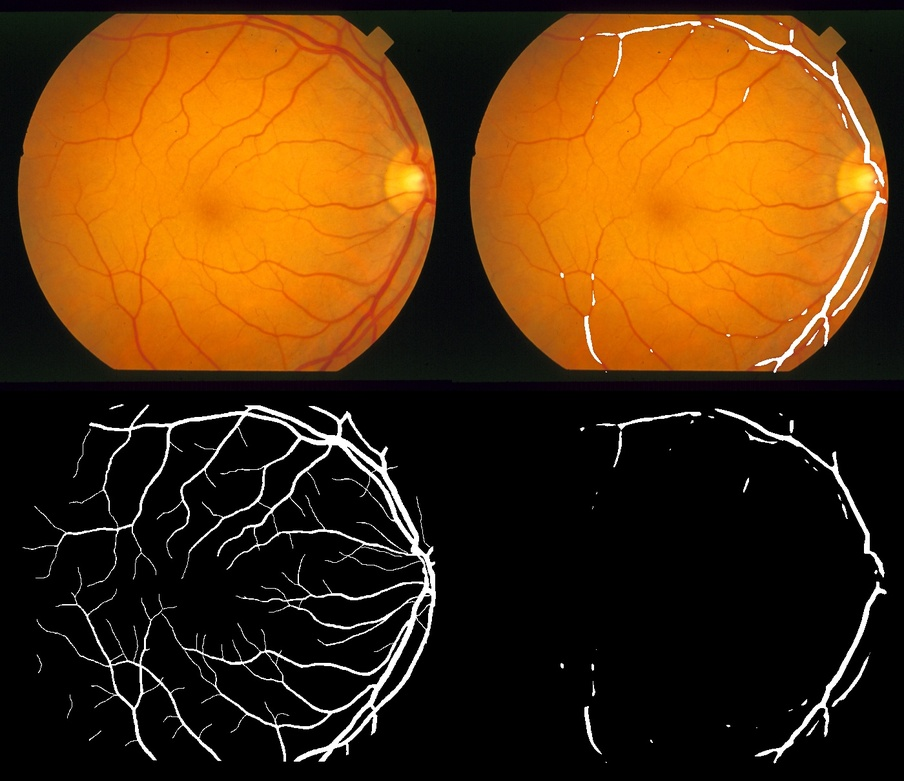
#> input picture comparison2017-06-25T22:28:14.116881.jpg, 904 x 781 px, shrunk from 1400 x 1210 before the run
$ python processing.py comparison2017-06-25T22:28:14.116881.jpg
#> lines starting #> are read from the running program, lines starting #| are printed output that depends on the picture; after the words box and inside, x2 and y2 are one past the last pixel; in counts of white or black regions, pixels touching at a corner belong together
### utils.py
from argparse import ArgumentTypeError
from os.path import exists, isdir

from cv2 import copyMakeBorder, BORDER_CONSTANT
import numpy as np

BLACK = np.array([0, 0, 0])
WHITE = np.array([255, 255, 255])


# [8 lines left out: function add_black_border, not called in this run]


def existing_file(filename):
#> in main, image is the input picture: shape (781, 904, 3); mean B, G, R 13.1, 52, 88.8
    if not exists(filename):
        raise ArgumentTypeError('{} is not an existing file'.format(filename))
    return filename


# [4 lines left out: function existing_directory, not called in this run]

### processing.py
#!/usr/bin/env python3
'''
Try predicting the image with traditional file processing methods
'''
from argparse import ArgumentParser
from datetime import datetime

from cv2 import (createCLAHE, cvtColor, GaussianBlur, morphologyEx, imread,
                 imwrite, adaptiveThreshold, COLOR_BGR2GRAY, MORPH_OPEN,
                 ADAPTIVE_THRESH_GAUSSIAN_C, THRESH_BINARY)
import numpy as np

from utils import existing_file

KERNEL = np.ones((5, 5), np.uint8)
GAUSS_SIGMA = 5
GAUSS_SIZE = (7, 7)
clahe = createCLAHE(clipLimit=2.5, tileGridSize=(5, 5))


def process_image(image):
    '''Standard CLAHE/adaptive thresholding'''
    image = cvtColor(image, COLOR_BGR2GRAY)
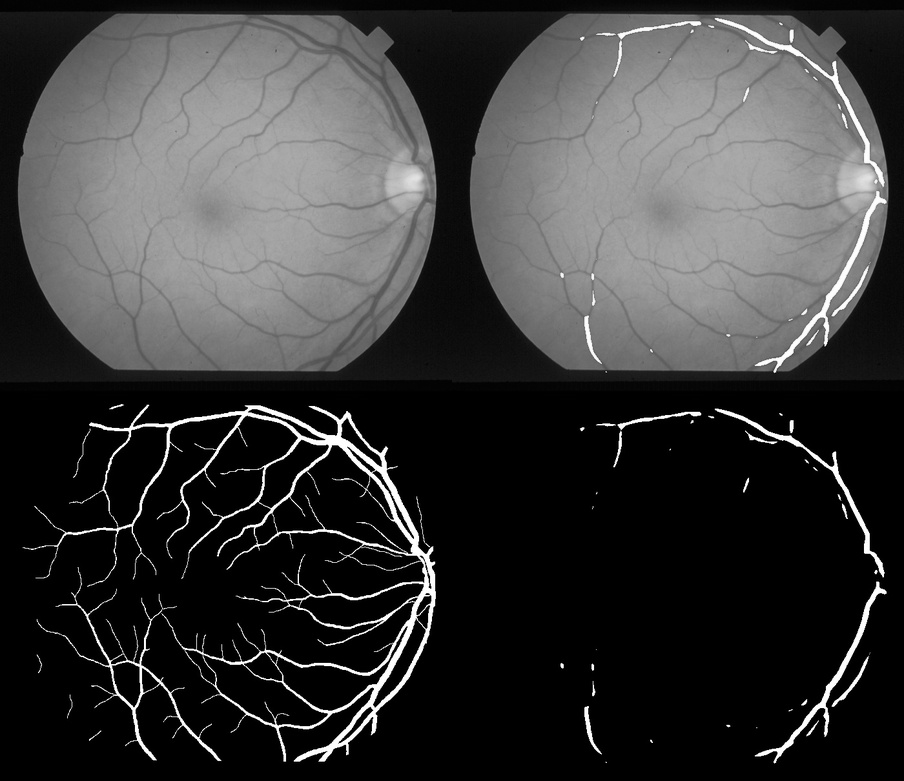
#> image: shape (781, 904); min 0, max 255, mean 58.6
    image = GaussianBlur(image, GAUSS_SIZE, GAUSS_SIGMA)
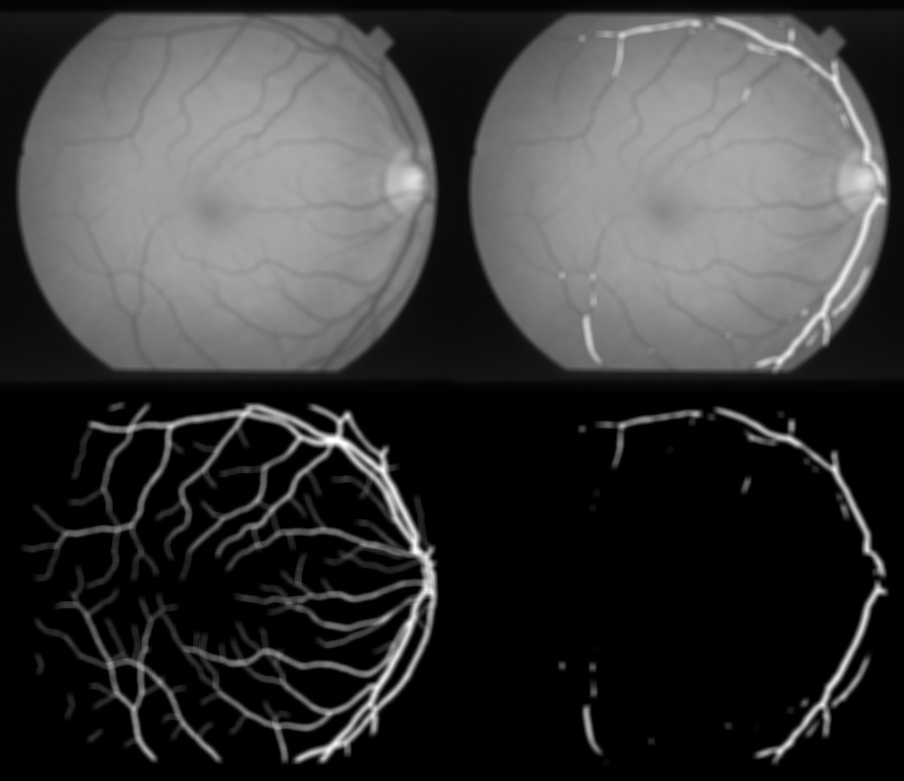
#> image: shape (781, 904); min 0, max 254, mean 58.5

    image = clahe.apply(image)
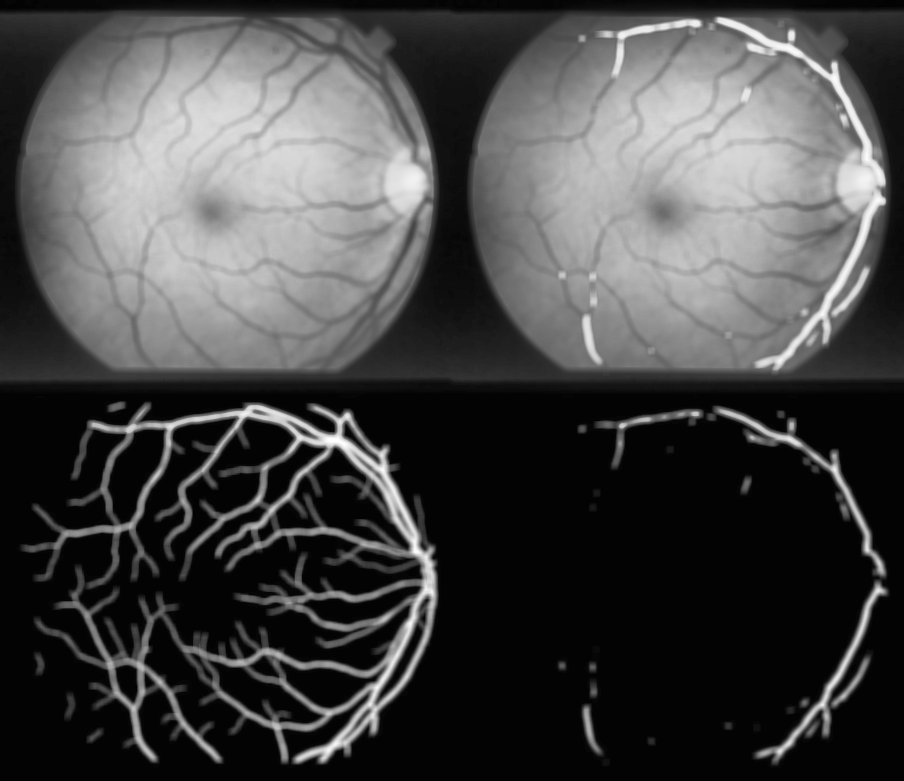
#> image: shape (781, 904); min 2, max 254, mean 70.3
    image = morphologyEx(image, MORPH_OPEN, KERNEL, iterations=1)
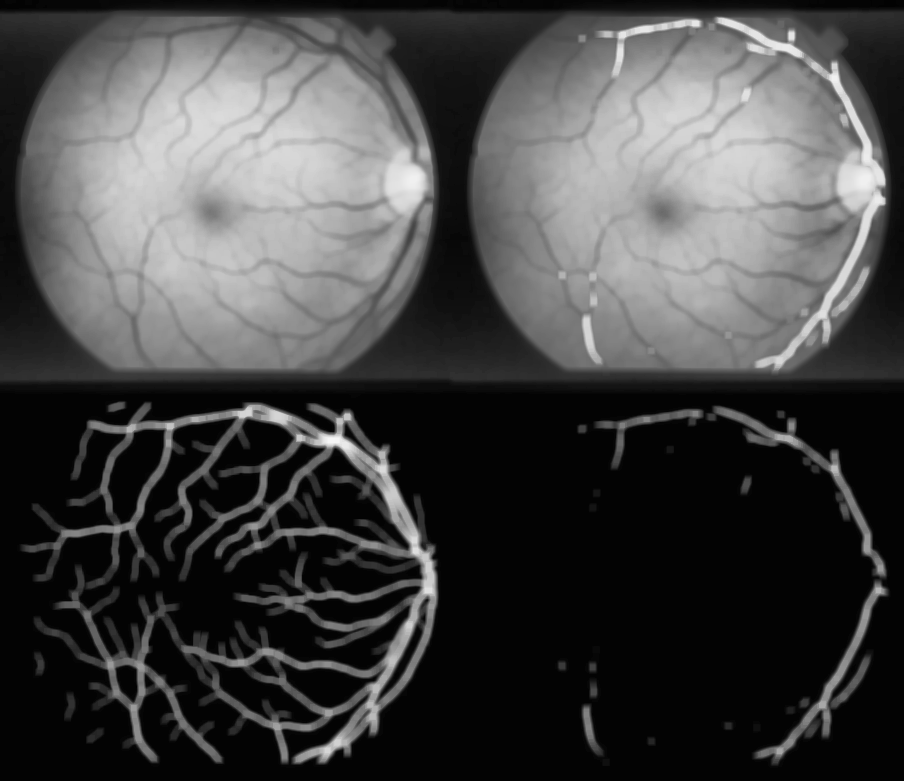
#> image: shape (781, 904); min 2, max 245, mean 68.7
    image = adaptiveThreshold(image,
                              255,
                              ADAPTIVE_THRESH_GAUSSIAN_C,
                              THRESH_BINARY,
                              17,
                              2)
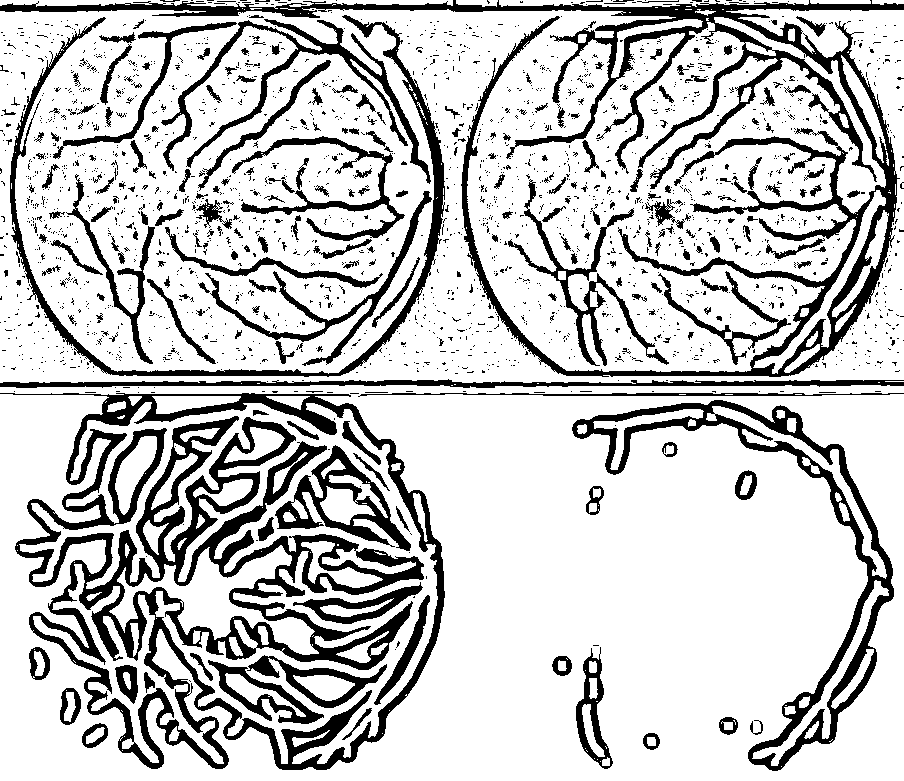
#> image: shape (781, 904); 78.1% white; 2196 black regions (1952 under 20 px), largest, box (x1, y1, x2, y2) and area: (0, 393, 445, 770) 44850, (0, 0, 904, 377) 30949, (572, 400, 894, 771) 11530
    return 255-image  # inverse the image to be white on black


def main():
    parser = ArgumentParser()
    parser.add_argument('image', help='original image', type=existing_file)
    args = parser.parse_args()

    image = imread(args.image)
    image = process_image(image)

    imwrite('bin/processed' + datetime.now().isoformat('T') + '.png', image)


if __name__ == '__main__':
    main()
